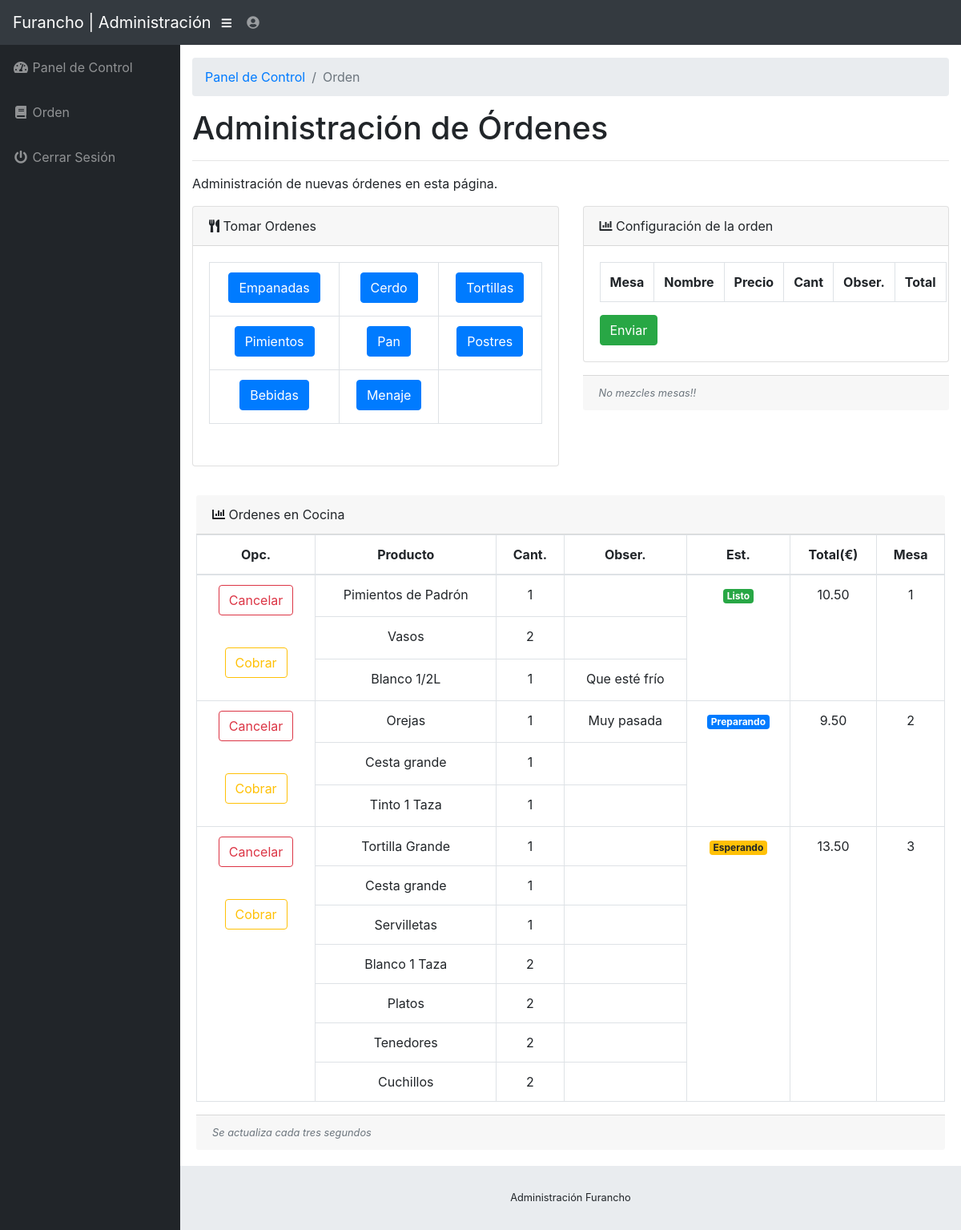
The app's page /staff/order.php (signed in) with its own data.
### tables this page shows
CREATE TABLE `tbl_menu` (
  `menuID` int(11) NOT NULL,
  `menuName` varchar(25) NOT NULL
);

### staff/includes/tomar-ordenes.php (the view, shortened to what this page needs)
<div class="row">
    <div class="col-lg-6">
        <div class="card mb-3">
            <div class="card-header">
                <i class="fas fa-utensils"></i>
                Tomar Ordenes
            </div>
            <div class="card-body">
                <table class="table table-bordered text-center" width="100%" cellspacing="0">
                    <tr>
                        <?php
                        $menuQuery = "SELECT * FROM tbl_menu";
                        if ($menuResult = $sqlconnection->query($menuQuery)) {
                            $counter = 0;
                            while ($menuRow = $menuResult->fetch_array(MYSQLI_ASSOC)) {
                                if ($counter >= 3) {
                                    echo "</tr>";
                                    $counter = 0;
                                }
                                if ($counter == 0) {
                                    echo "<tr>";
                                }
                        ?>
                                <td><button style="margin-bottom:4px;white-space: normal;" class="btn btn-primary" onclick="displayItem(<?php echo $menuRow['menuID'] ?>)"><?php echo $menuRow['menuName'] ?></button></td>
                        <?php
                                $counter++;
                            }
                        }
                        ?>
                    </tr>
                </table>
            </div>
        </div>
    </div>
    <div class="col-lg-6">
        <div class="card mb-3">
            <div class="card-header">
                <i class="fas fa-chart-bar"></i>
                Configuración de la orden
            </div>
            <div class="card-body">
                <form action="insertorder.php" method="POST">
                    <table id="tblOrderList" class="table table-bordered text-center" width="100%" cellspacing="0">
                        <tr>
                            <th>Mesa</th>
                            <th>Nombre</th>
                            <th>Precio</th>
                            <th>Cant</th>
                            <th>Obser.</th>
                            <th>Total</th>
                        </tr>
                    </table>
                    <input class="btn btn-success" type="submit" name="sentorder" value="Enviar">
                </form>
            </div>
        </div>
        <div class="card-footer small text-muted"><i>No mezcles mesas!!</i></div>
    </div>
</div>

### staff/css/sb-admin.css (style rules this page uses)
html { position: relative; min-height: 100%; }
body { height: 100%; }
:root { --input-padding-x: 0.75rem; --input-padding-y: 0.75rem; }

### records on screen
tbl_menu: menuName "Empanadas"
tbl_menu: menuName "Cerdo"
tbl_menu: menuName "Tortillas"
tbl_menu: menuName "Pimientos"
tbl_menu: menuName "Pan"
tbl_menu: menuName "Postres"
tbl_menu: menuName "Bebidas"
tbl_menu: menuName "Menaje"

### other values on screen
$orderRow['menuItemName'] "Pimientos de Padrón"
$orderRow['quantity'] "1"
$orderRow['status'] "Listo"
getSalesTotal($orderRow['orderID']) "10.50"
$orderRow['mesa'] "1"
$orderRow['menuItemName'] "Vasos"
$orderRow['quantity'] "2"
$orderRow['menuItemName'] "Blanco 1/2L"
$orderRow['observaciones'] "Que esté frío"
$orderRow['menuItemName'] "Orejas"
$orderRow['observaciones'] "Muy pasada"
$orderRow['status'] "Preparando"
getSalesTotal($orderRow['orderID']) "9.50"
$orderRow['mesa'] "2"
$orderRow['menuItemName'] "Cesta grande"
